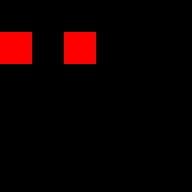

Below is a game level as drawn by its tile map, then a one-line description and the .tmx file that defines it, in full:
An orthogonal 6x6 tile map with 32x32 px tiles, 3 tile layers (regions, input_trees, output_trunks), 3 tilesets.

<map version="1.0" orientation="orthogonal" renderorder="right-down" width="6" height="6" tilewidth="32" tileheight="32" nextobjectid="1">
 <tileset firstgid="1" source="../tiles/trees_green.tsx" />
 <tileset firstgid="29" source="../tiles/trees_autumn.tsx" />
 <tileset firstgid="57" source="../tiles/collision.tsx" />
 <layer name="regions" width="6" height="6">
  <data encoding="csv">
0,0,0,0,0,0,
27,0,55,0,0,0,
0,0,0,0,0,0,
0,0,0,0,0,0,
0,0,0,0,0,0,
0,0,0,0,0,0
</data>
 </layer>
 <layer name="input_trees" width="6" height="6">
  <data encoding="csv">
0,0,0,0,0,0,
55,0,27,0,0,0,
0,0,0,0,0,0,
0,0,0,0,0,0,
0,0,0,0,0,0,
0,0,0,0,0,0
</data>
 </layer>
 <layer name="output_trunks" width="6" height="6">
  <data encoding="csv">
0,0,0,0,0,0,
57,0,57,0,0,0,
0,0,0,0,0,0,
0,0,0,0,0,0,
0,0,0,0,0,0,
0,0,0,0,0,0
</data>
 </layer>
</map>
